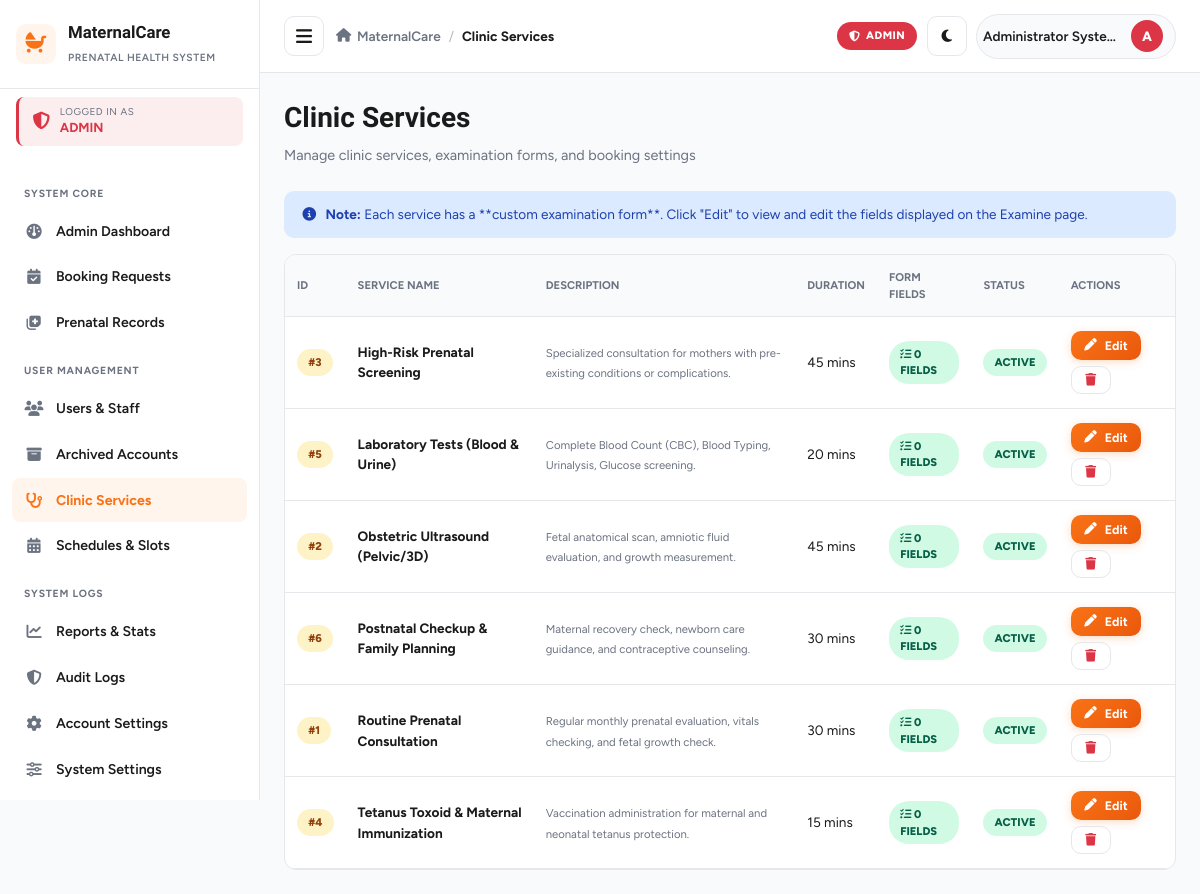
Screenshot of /admin/services.php (signed in) with the database file from the repository.
### tables this page shows
CREATE TABLE IF NOT EXISTS `services` (
    `id` INT AUTO_INCREMENT PRIMARY KEY,
    `service_name` VARCHAR(100) NOT NULL,
    `description` TEXT DEFAULT NULL,
    `duration_minutes` INT NOT NULL DEFAULT 30,
    `max_daily_slots` INT NOT NULL DEFAULT 15,
    `is_active` TINYINT(1) NOT NULL DEFAULT 1,
    `created_at` TIMESTAMP DEFAULT CURRENT_TIMESTAMP
);

### config/config.php (called while the page is built, shortened)
<?php
function sanitize($data) {
    return htmlspecialchars(trim((string)$data), ENT_QUOTES, 'UTF-8');
}

### admin/services.php (the view, shortened to what this page needs)
<?php
require_once __DIR__ . '/../config/config.php';
try {
    $db = getDB();
    $stmt = $db->query("SELECT * FROM services ORDER BY is_active DESC, service_name ASC");
    $services = $stmt->fetchAll();
} catch (Exception $e) {
    die("Error: " . $e->getMessage());
}
include __DIR__ . '/../includes/header.php';
?>
<div class="page-header">
    <div class="page-title">
        <h1>Clinic Services</h1>
        <p>Manage clinic services, examination forms, and booking settings</p>
    </div>
</div>
<div class="alert alert-info mb-4" style="font-size:0.85rem;">
    <i class="fa-solid fa-info-circle"></i>
    <div>
        <strong>Note:</strong> Each service has a **custom examination form**. Click "Edit" to view and edit the fields displayed on the Examine page.
    </div>
</div>
<div class="table-responsive">
    <table class="table">
        <thead>
            <tr>
                <th>ID</th>
                <th>Service Name</th>
                <th>Description</th>
                <th>Duration</th>
                <th>Form Fields</th>
                <th>Status</th>
                <th>Actions</th>
            </tr>
        </thead>
        <tbody>
            <?php if (count($services) > 0): ?>
                <?php foreach ($services as $s): ?>
                    <?php
                    $formFields = json_decode($s['form_fields'] ?? '[]', true);
                    $fieldCount = is_array($formFields) ? count($formFields) : 0;
                    ?>
                    <tr>
                        <td><span class="badge badge-pending" style="font-size:0.7rem;">#<?php echo (int)$s['id']; ?></span></td>
                        <td><strong><?php echo sanitize($s['service_name']); ?></strong></td>
                        <td><small class="text-muted"><?php echo sanitize($s['description'] ?? '—'); ?></small></td>
                        <td><?php echo (int)($s['duration_minutes'] ?? 30); ?> mins</td>
                        <td>
                            <span class="badge badge-confirmed" style="font-size:0.7rem;">
                                <i class="fa-solid fa-list-check"></i> <?php echo $fieldCount; ?> fields
                            </span>
                        </td>
                        <td>
                            <?php if ($s['is_active']): ?>
                                <span class="badge badge-confirmed">Active</span>
                            <?php else: ?>
                                <span class="badge badge-cancelled">Inactive</span>
                            <?php endif; ?>
                        </td>
                        <td>
                            <div style="display:flex; gap:0.35rem; flex-wrap:wrap;">
                                <button type="button" class="btn btn-primary btn-sm js-edit-service"
                                    data-service='<?php echo htmlspecialchars(json_encode($s, JSON_HEX_APOS | JSON_HEX_QUOT), ENT_QUOTES, "UTF-8"); ?>'>
                                    <i class="fa-solid fa-pen"></i> Edit
                                </button>
                                <?php if ($s['is_active']): ?>
                                    <button type="button" class="btn btn-outline btn-sm js-deactivate-service" style="color:var(--danger);"
                                        data-service-id="<?php echo (int)$s['id']; ?>"
                                        data-service-name="<?php echo htmlspecialchars($s['service_name'], ENT_QUOTES, 'UTF-8'); ?>">
                                        <i class="fa-solid fa-trash"></i>
                                    </button>
                                <?php endif; ?>
                            </div>
                        </td>
                    </tr>
                <?php endforeach; ?>
            <?php endif; ?>
        </tbody>
    </table>
</div>
<?php include __DIR__ . '/../includes/footer.php'; ?>

### assets/css/style.css (style rules this page uses)
:root { --primary: #f97316; --primary-dark: #ea580c; --primary-light: #fff5ed; --success: #10b981; --warning: #f59e0b; --danger: #dc3545; --info: #0d6efd; --bg-body: #f8fafc; --surface: #ffffff; --text-dark: #1a1a1a; --text-muted: #6b7280; --border-color: #e5e7eb; --radius-sm: 8px; --radius-md: 12px; --radius-lg: 16px; --shadow-sm: 0 1px 3px rgba(0, 0, 0, 0.05); --shadow-md: 0 4px 12px rgba(0, 0, 0, 0.08); --shadow-lg: 0 10px 30px rgba(0, 0, 0, 0.12); --transition: all 0.25s ease; --sidebar-width: 260px; }
* { margin: 0; padding: 0; box-sizing: border-box; }
html, body { max-width: 100%; overflow-x: hidden; }
body { font-family: 'Figtree', -apple-system, BlinkMacSystemFont, 'Segoe UI', sans-serif; background: var(--bg-body); color: var(--text-dark); line-height: 1.5; font-size: 15px; transition: background 0.3s ease, color 0.3s ease; }
h1, h2, h3, h4, h5, h6 { font-family: 'Bricolage Grotesque', 'Figtree', sans-serif; font-weight: 700; color: var(--text-dark); }
.page-header { display: flex; justify-content: space-between; align-items: flex-start; gap: 1rem; margin-bottom: 1.5rem; flex-wrap: wrap; }
.page-header h1 { font-size: 1.75rem; margin-bottom: 0.35rem; }
.page-header p { color: var(--text-muted); font-size: 0.9rem; }
.btn { display: inline-flex; align-items: center; justify-content: center; gap: 0.5rem; padding: 0.65rem 1.15rem; border-radius: 10px; border: none; font-family: inherit; font-size: 0.88rem; font-weight: 700; cursor: pointer; transition: var(--transition); text-decoration: none; white-space: nowrap; }
.btn-primary { background: linear-gradient(135deg, #f97316 0%, #ea580c 100%); color: #fff; box-shadow: 0 2px 8px rgba(249, 115, 22, 0.25); }
.btn-outline { background: transparent; color: var(--text-dark); border: 1.5px solid var(--border-color); }
.btn-sm { padding: 0.45rem 0.85rem; font-size: 0.78rem; }
.badge { display: inline-block; padding: 0.3rem 0.7rem; border-radius: 20px; font-size: 0.7rem; font-weight: 800; text-transform: uppercase; }
.badge-confirmed { background: #d1fae5; color: #065f46; }
.badge-pending { background: #fef3c7; color: #92400e; }
.table-responsive { width: 100%; overflow-x: auto; border-radius: var(--radius-md); background: var(--surface); border: 1px solid var(--border-color); }
.table { width: 100%; border-collapse: collapse; font-size: 0.85rem; }
.table th { text-align: left; padding: 0.85rem 0.75rem; font-size: 0.7rem; text-transform: uppercase; color: var(--text-muted); font-weight: 700; background: var(--bg-body); border-bottom: 1px solid var(--border-color); }
.table td { padding: 0.85rem 0.75rem; font-size: 0.85rem; border-bottom: 1px solid var(--border-color); color: var(--text-dark); }
.alert { padding: 0.85rem 1.15rem; border-radius: 10px; font-size: 0.88rem; display: flex; align-items: center; gap: 0.6rem; margin-bottom: 1rem; }
.alert-info { background: #dbeafe; color: #1e40af; }
.text-muted { color: var(--text-muted); }
.mb-4 { margin-bottom: 1rem; }

### rows the page displays
services: id "3", service_name "High-Risk Prenatal Screening", description "Specialized consultation for mothers with pre-existing conditions or complications.", duration_minutes "45", fieldCount "0", is_active "ACTIVE"
services: id "5", service_name "Laboratory Tests (Blood & Urine)", description "Complete Blood Count (CBC), Blood Typing, Urinalysis, Glucose screening.", duration_minutes "20", fieldCount "0", is_active "ACTIVE"
services: id "2", service_name "Obstetric Ultrasound (Pelvic/3D)", description "Fetal anatomical scan, amniotic fluid evaluation, and growth measurement.", duration_minutes "45", fieldCount "0", is_active "ACTIVE"
services: id "6", service_name "Postnatal Checkup & Family Planning", description "Maternal recovery check, newborn care guidance, and contraceptive counseling.", duration_minutes "30", fieldCount "0", is_active "ACTIVE"
services: id "1", service_name "Routine Prenatal Consultation", description "Regular monthly prenatal evaluation, vitals checking, and fetal growth check.", duration_minutes "30", fieldCount "0", is_active "ACTIVE"
services: id "4", service_name "Tetanus Toxoid & Maternal Immunization", description "Vaccination administration for maternal and neonatal tetanus protection.", duration_minutes "15", fieldCount "0", is_active "ACTIVE"

### other values shown
$role['label'] "ADMIN"
$item['section'] "SYSTEM CORE"
$item['label'] "Admin Dashboard"
$item['label'] "Booking Requests"
$item['label'] "Prenatal Records"
$item['section'] "USER MANAGEMENT"
$item['label'] "Users & Staff"
$item['label'] "Archived Accounts"
$item['label'] "Clinic Services"
$item['label'] "Schedules & Slots"
$item['section'] "SYSTEM LOGS"
$item['label'] "Reports & Stats"
$item['label'] "Audit Logs"
$item['label'] "Account Settings"
$item['label'] "System Settings"
